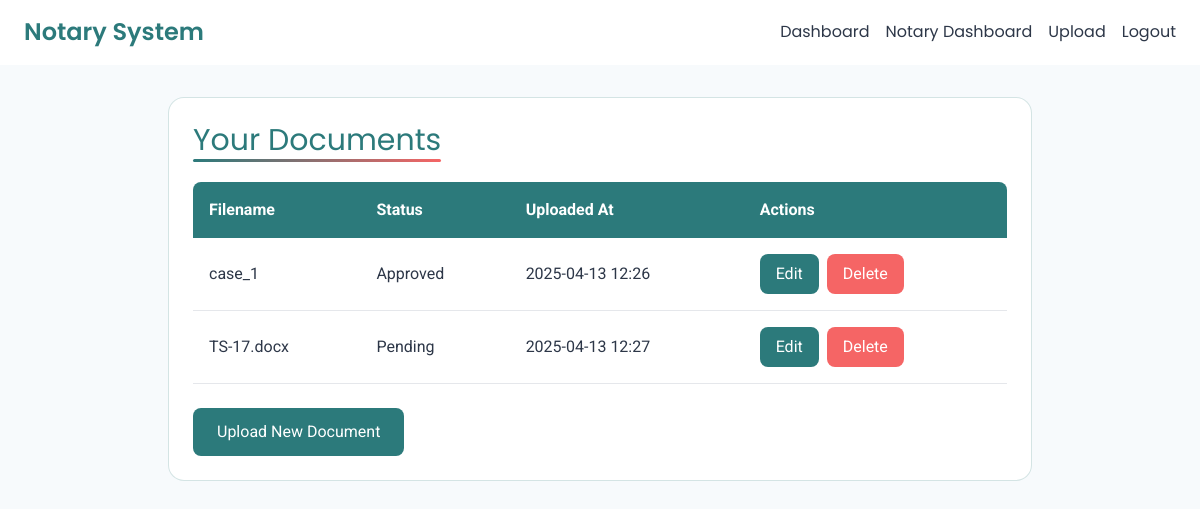
The page /dashboard (signed in) on the database its author committed.
### app/models.py (models this page shows)
class Document(db.Model):
    id = db.Column(db.Integer, primary_key=True)
    filename = db.Column(db.String(256), nullable=False)
    filepath = db.Column(db.String(512), nullable=False)
    status = db.Column(db.String(50), default='pending')
    uploaded_at = db.Column(db.DateTime, default=datetime.utcnow)
    user_id = db.Column(db.Integer, db.ForeignKey('user.id'), nullable=False)
    notary_id = db.Column(db.Integer, db.ForeignKey('user.id'), nullable=True)

### app/routes/document.py (the view)
@bp.route('/dashboard')
@login_required
def dashboard():
    documents = Document.query.filter_by(user_id=current_user.id).all()
    return render_template('dashboard.html', documents=documents)

### app/__init__.py (called while the page is built)
def create_app():
    app = Flask(__name__)
    app.config.from_object(Config)
    db.init_app(app)
    login_manager.init_app(app)
    login_manager.login_view = 'auth.login'
    from app.models import User
    @login_manager.user_loader
    def load_user(user_id):
        return User.query.get(int(user_id))
    os.makedirs(app.config['UPLOAD_FOLDER'], exist_ok=True)
    from app.routes import auth, document, notary
    app.register_blueprint(auth.bp)
    app.register_blueprint(document.bp)
    app.register_blueprint(notary.bp)
    with app.app_context():
        db.create_all()
    return app

### app/templates/dashboard.html
{% extends "base.html" %}
{% block content %}
<div class="card bg-white p-6 rounded-2xl border border-teal/20">
    <h2 class="text-3xl font-poppins text-teal mb-6">Your Documents</h2>
    {% if documents %}
        <div class="overflow-x-auto">
            <table class="w-full text-left">
                <thead>
                    <tr class="bg-teal text-white">
                        <th class="p-4 rounded-tl-lg">Filename</th>
                        <th class="p-4">Status</th>
                        <th class="p-4">Uploaded At</th>
                        <th class="p-4 rounded-tr-lg">Actions</th>
                    </tr>
                </thead>
                <tbody>
                    {% for doc in documents %}
                    <tr class="table-row border-b border-light-gray/20">
                        <td class="p-4">{{ doc.filename }}</td>
                        <td class="p-4 capitalize">{{ doc.status }}</td>
                        <td class="p-4">{{ doc.uploaded_at.strftime('%Y-%m-%d %H:%M') }}</td>
                        <td class="p-4 flex space-x-2">
                            <a href="{{ url_for('document.edit', document_id=doc.id) }}" class="bg-teal text-white px-4 py-2 rounded-lg hover:bg-coral transition-colors">Edit</a>
                            <form action="{{ url_for('document.delete', document_id=doc.id) }}" method="POST">
                                <button type="submit" class="bg-coral text-white px-4 py-2 rounded-lg hover:bg-gold transition-colors" onclick="return confirm('Are you sure you want to delete this document?')">Delete</button>
                            </form>
                        </td>
                    </tr>
                    {% endfor %}
                </tbody>
            </table>
        </div>
    {% else %}
        <p class="text-light-gray">No documents uploaded yet.</p>
    {% endif %}
    <a href="{{ url_for('document.upload') }}" class="btn-primary inline-block bg-teal text-white px-6 py-3 rounded-lg mt-6 hover:bg-coral transition-colors">Upload New Document</a>
</div>
{% endblock %}

### app/static/css/style.css (style rules this page uses)
body { background-image: url('/static/images/inaki-del-olmo-NIJuEQw0RKg-unsplash.jpg'); background-size: cover; background-position: center; background-repeat: no-repeat; background-attachment: fixed; font-family: 'Roboto', sans-serif; color: #2D3748; min-height: 100vh; position: relative; }
body::before { content: ''; position: absolute; top: 0; left: 0; width: 100%; height: 100%; z-index: -1; }
.card { animation: fadeIn 0.6s ease-out; transition: transform 0.3s, box-shadow 0.3s; }
h2 { position: relative; display: inline-block; }
h2::after { content: ''; position: absolute; bottom: -4px; left: 0; width: 100%; height: 3px; background: linear-gradient(90deg, #2C7A7B, #F56565); border-radius: 2px; }

### rows shown on the page
Document: filename "case_1", status "Approved", uploaded_at "2025-04-13 12:26"
Document: filename "TS-17.docx", status "Pending", uploaded_at "2025-04-13 12:27"
